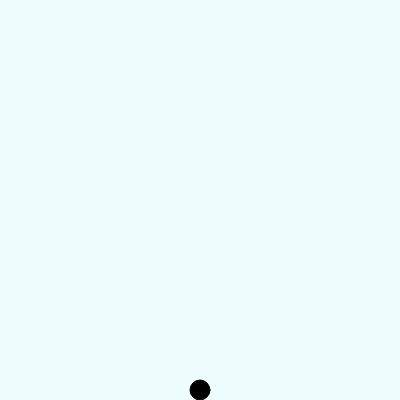
Frame 1 (no input)
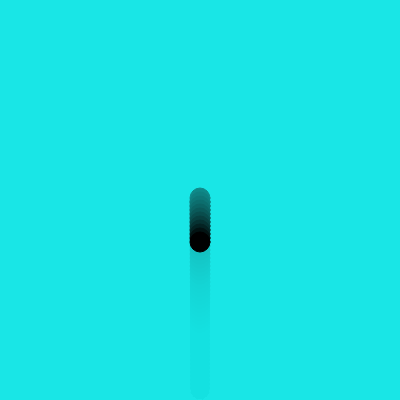
Frame 60 (no input)
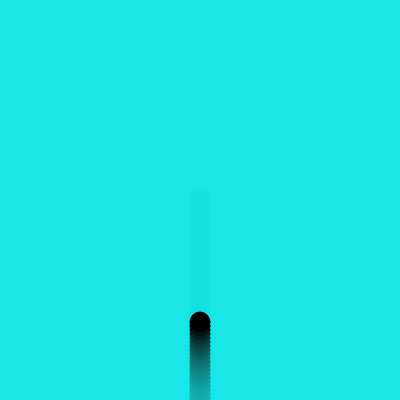
Frame 120 (the mouse pressed at the canvas centre since frame 60)

The p5.js sketch that drew these frames (run headless with seeded random() and noise() and a simulated clock; from frame 60 on, the mouse is pressed at the canvas centre):

// p5.js sketch
// ── sketch.js
let jumpCount;
let jumps
var yBall = 390;
let vel = 4;


function setup() {
  createCanvas(400, 400);
  jumps = random([3, 6]);
  jumpCount = 0;
}

function draw() {
  background(30,220,230, 20); // creates the slow in & slow out effect
  
  fill(0)
  ellipse(200, yBall, 20)
  
  // creates anticipation effect
  if ((yBall <= 200 && jumpCount != jumps) || (yBall >= 400 && jumpCount != jumps)){
    vel = vel * -1
    jumpCount += 1
    console.log(jumpCount)  
  }
  
  if (jumpCount == jumps){
    vel = 8
    }
  
  yBall -= vel
}
